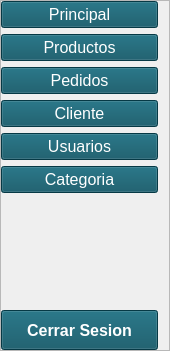
           <widget class="QFrame" name="aside">
            <property name="sizePolicy">
             <sizepolicy hsizetype="Expanding" vsizetype="Expanding">
              <horstretch>0</horstretch>
              <verstretch>0</verstretch>
             </sizepolicy>
            </property>
            <property name="minimumSize">
             <size>
              <width>170</width>
              <height>0</height>
             </size>
            </property>
            <property name="maximumSize">
             <size>
              <width>170</width>
              <height>16777215</height>
             </size>
            </property>
            <property name="font">
             <font>
              <pointsize>10</pointsize>
              <weight>50</weight>
              <bold>false</bold>
             </font>
            </property>
            <property name="styleSheet">
             <string notr="true">QPushButton
{
color: rgb(255, 255, 255);
background-color: rgb(8, 80, 97);
}
QPushButton::hover
{
color: rgb(255, 255, 255);
	background-color: rgb(45, 131, 118);
}</string>
            </property>
            <property name="frameShape">
             <enum>QFrame::StyledPanel</enum>
            </property>
            <property name="frameShadow">
             <enum>QFrame::Raised</enum>
            </property>
            <layout class="QVBoxLayout" name="verticalLayout_2">
             <property name="leftMargin">
              <number>0</number>
             </property>
             <property name="topMargin">
              <number>0</number>
             </property>
             <property name="bottomMargin">
              <number>0</number>
             </property>
             <item>
              <widget class="QPushButton" name="btn_A">
               <property name="font">
                <font>
                 <pointsize>12</pointsize>
                 <weight>50</weight>
                 <bold>false</bold>
                </font>
               </property>
               <property name="styleSheet">
                <string notr="true"/>
               </property>
               <property name="text">
                <string>Principal</string>
               </property>
              </widget>
             </item>
             <item>
              <widget class="QPushButton" name="btn_C">
               <property name="font">
                <font>
                 <pointsize>12</pointsize>
                </font>
               </property>
               <property name="styleSheet">
                <string notr="true"/>
               </property>
               <property name="text">
                <string>Productos</string>
               </property>
              </widget>
             </item>
             <item>
              <widget class="QPushButton" name="btnEliminar">
               <property name="font">
                <font>
                 <pointsize>12</pointsize>
                </font>
               </property>
               <property name="styleSheet">
                <string notr="true"/>
               </property>
               <property name="text">
                <string>Pedidos</string>
               </property>
              </widget>
             </item>
             <item>
              <widget class="QPushButton" name="btnXa">
               <property name="font">
                <font>
                 <pointsize>12</pointsize>
                </font>
               </property>
               <property name="styleSheet">
                <string notr="true"/>
               </property>
               <property name="text">
                <string>Cliente</string>
               </property>
              </widget>
             </item>
             <item>
              <widget class="QPushButton" name="btn_B">
               <property name="font">
                <font>
                 <pointsize>12</pointsize>
                 <weight>50</weight>
                 <bold>false</bold>
                </font>
               </property>
               <property name="styleSheet">
                <string notr="true"/>
               </property>
               <property name="text">
                <string>Usuarios</string>
               </property>
              </widget>
             </item>
             <item>
              <widget class="QPushButton" name="btnCategoria">
               <property name="font">
                <font>
                 <pointsize>12</pointsize>
                </font>
               </property>
               <property name="styleSheet">
                <string notr="true"/>
               </property>
               <property name="text">
                <string>Categoria</string>
               </property>
              </widget>
             </item>
             <item>
              <spacer name="verticalSpacer">
               <property name="orientation">
                <enum>Qt::Vertical</enum>
               </property>
               <property name="sizeHint" stdset="0">
                <size>
                 <width>20</width>
                 <height>111</height>
                </size>
               </property>
              </spacer>
             </item>
             <item>
              <widget class="QPushButton" name="btnXCerrar">
               <property name="minimumSize">
                <size>
                 <width>0</width>
                 <height>40</height>
                </size>
               </property>
               <property name="font">
                <font>
                 <pointsize>12</pointsize>
                 <weight>75</weight>
                 <bold>true</bold>
                </font>
               </property>
               <property name="styleSheet">
                <string notr="true"/>
               </property>
               <property name="text">
                <string>Cerrar Sesion</string>
               </property>
              </widget>
             </item>
            </layout>
           </widget>
